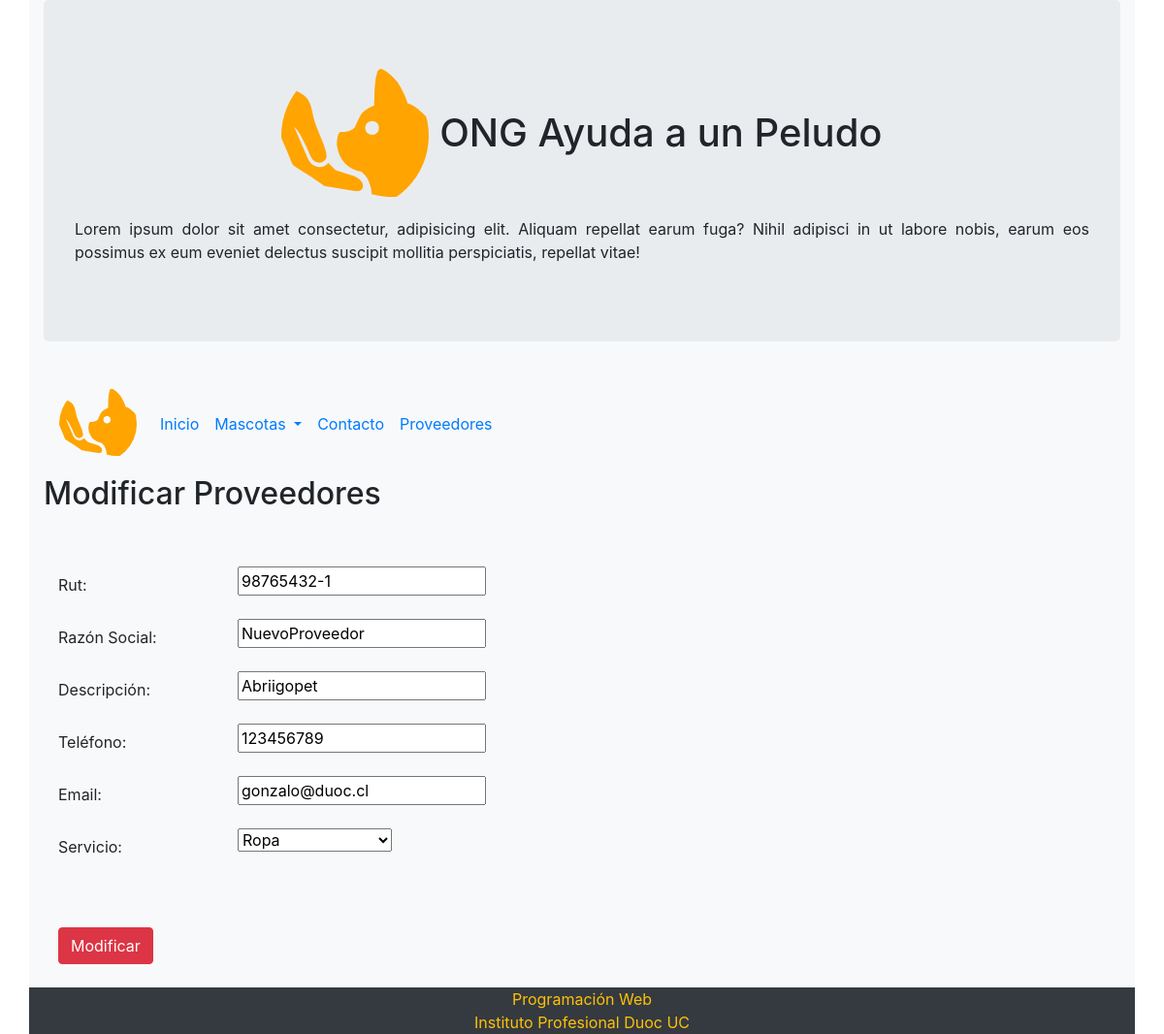
The app's page /modificar/5, older data.
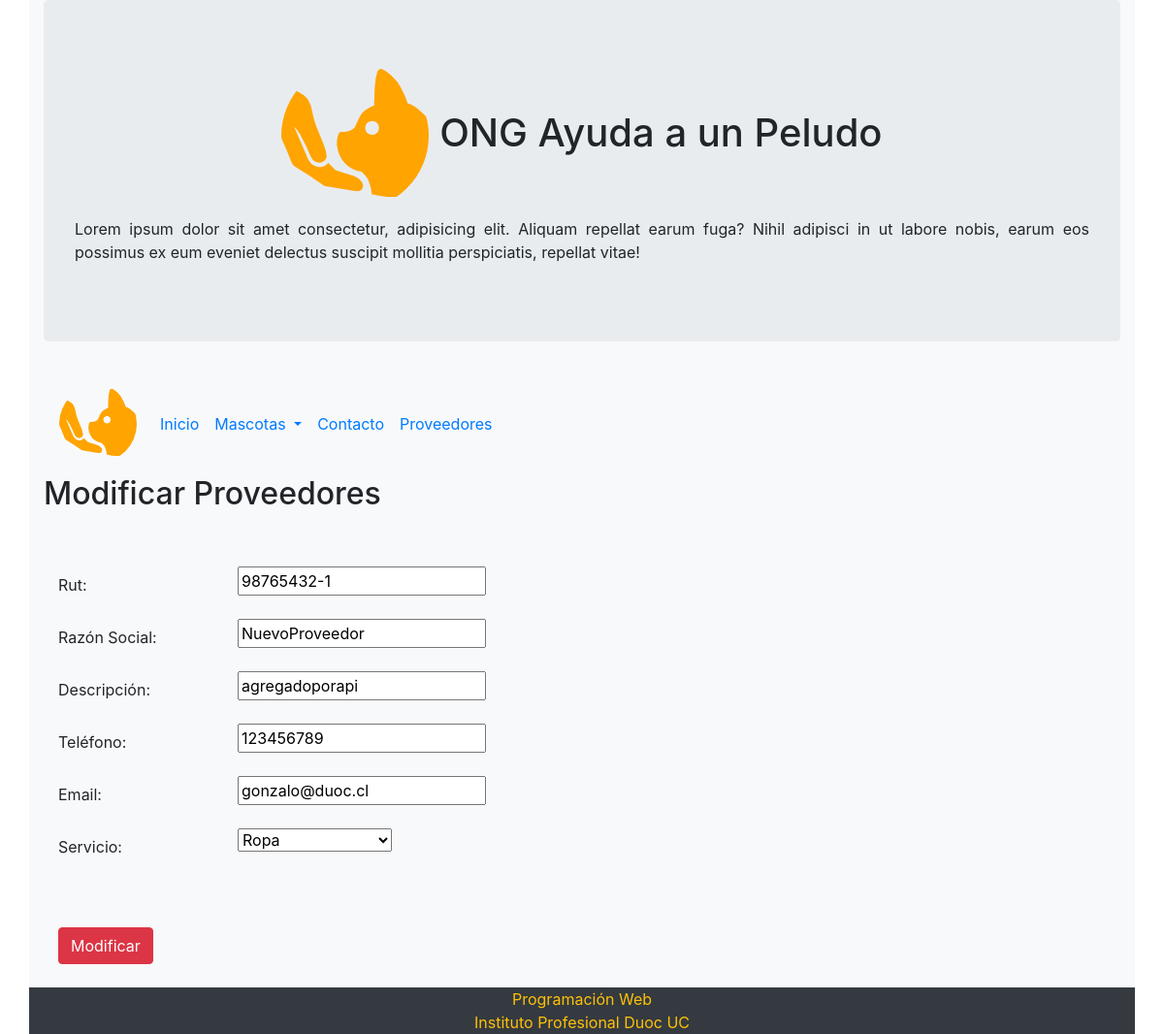
The same page, newer data.
### core/models.py (models this page shows, shortened)
class Proveedor(models.Model):
    rut=models.CharField(max_length=20)
    razon_social=models.CharField(max_length=50)
    descripcion=models.CharField(max_length=100)
    telefono=models.CharField(max_length=15)
    email=models.CharField(max_length=50)
    servicio=models.ForeignKey(Servicio, on_delete=models.CASCADE)

### core/views.py (the view, shortened to what this page needs)
# urls.py: path('modificar/<id>', modificar_proveedores , name="modificar"),
def modificar_proveedores(request,id):
    proveedores = get_object_or_404(Proveedor, id=id)
    data = {
        'form': ProveedorForm(instance=proveedores)
    }
    return render(request, 'core/modificar_proveedor.html', data)

### core/forms.py
class ProveedorForm(forms.ModelForm):
    class Meta:
        model=Proveedor
        fields='__all__'

### core/models.py (called while the page is built)
    def __str__(self):
        return self.nombre_servicio

### core/templates/core/modificar_proveedor.html (shortened to what this page needs)
<!DOCTYPE html>
<html lang="es">
<head>
    {% load static %}
    <link rel="stylesheet" href="https://maxcdn.bootstrapcdn.com/bootstrap/4.5.2/css/bootstrap.min.css">
    <link rel="stylesheet" href="static/css/estilo.css">
    <link href="{% static 'css/estilo_tabla.css' %}" rel="stylesheet" />
</head>
<body>
    <div class="container bg-light d-flex flex-column sticky-footer-wrapper min-vh-100">
        <header class="jumbotron">
            <h1 class="text-center">
                <img src="{% static '/img/logo.png' %}" class="rounded-circle" alt="logo" />
                <span class="text-nowrap">ONG Ayuda a un Peludo</span>
            </h1>
            <p class="text-justify">
                Lorem ipsum dolor sit amet consectetur, adipisicing elit. Aliquam repellat earum fuga? Nihil adipisci in
                ut labore nobis, earum eos possimus ex eum eveniet delectus suscipit mollitia perspiciatis, repellat
                vitae!
            </p>
        </header>
        <nav class="navbar navbar-expand-md bg-light">
            <a class="navbar-brand" href="#">
                <img src="{% static '/img/logo.png' %}" class="rounded-circle" width="80" alt="Logo" />
            </a>
            <ul class="navbar-nav">
                <li class="nav-item active">
                    <a class="nav-link" href="/home/">Inicio</a>
                </li>
                <li class="nav-item dropdown">
                    <a class="nav-link dropdown-toggle" href="#" id="navbardrop" data-toggle="dropdown">
                        Mascotas
                    </a>
                </li>
                <li class="nav-item">
                    <a class="nav-link" href="/contacto/">Contacto</a>
                </li>
                <li class="nav-item">
                    <a class="nav-link" href="/proveedores/">Proveedores</a>
                </li>
            </ul>
        </nav>
        <h2>Modificar Proveedores</h2>
        <br>
        <form action="" method="POST">
            <div class="container">
                <br>
                <div class="form-group row">
                    <label class="col-sm-2 col-form-label">Rut:</label>
                    <div class="col-sm-4">
                        {{form.rut}}
                    </div>
                </div>
                <div class="form-group row">
                    <label class="col-sm-2 col-form-label">Razón Social:</label>
                    <div class="col-sm-4">
                        {{form.razon_social}}
                    </div>
                </div>
                <div class="form-group row">
                    <label class="col-sm-2 col-form-label">Descripción:</label>
                    <div class="col-sm-4">
                        {{form.descripcion}}
                    </div>
                </div>
                <div class="form-group row">
                    <label class="col-sm-2 col-form-label">Teléfono:</label>
                    <div class="col-sm-4">
                        {{form.telefono}}
                    </div>
                </div>
                <div class="form-group row">
                    <label class="col-sm-2 col-form-label">Email:</label>
                    <div class="col-sm-4">
                        {{form.email}}
                    </div>
                </div>
                <div class="form-group row">
                    <label class="col-sm-2 col-form-label">Servicio:</label>
                    <div class="col-sm-4">
                        {{form.servicio}}
                    </div>
                </div>
                <br><br>
                <input type="submit" class="btn btn-danger" value="Modificar" />
            </div>
        </form>
        <br>
        <footer>
            <div class="row bg-dark">
                <div class="col-12 text-center text-warning">
                    Programación Web<br />
                    Instituto Profesional Duoc UC
                </div>
            </div>
        </footer>
    </div>
</body>
</html>

Row changes from the older to the newer data that the page shows:
changed Proveedor "NuevoProveedor": descripcion "Abriigopet" → "agregadoporapi"
